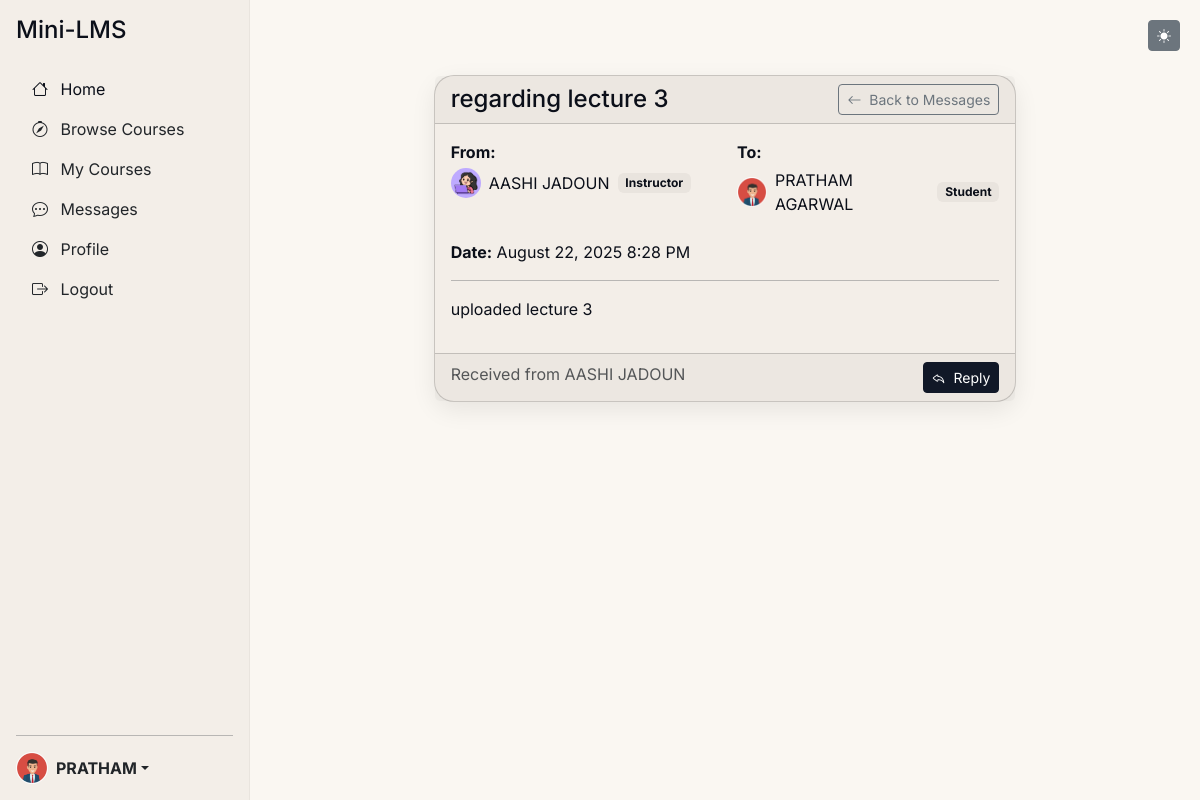
The page /auth/messages/2/ (signed in) on the database its author committed.
### users/models.py (models this page shows, shortened)
class User(AbstractUser):
    ROLE_CHOICES = (
        ('INSTRUCTOR', 'Instructor'),
        ('STUDENT', 'Student'),
    )
    role = models.CharField(max_length=10, choices=ROLE_CHOICES, default='STUDENT')
    profile_photo = models.ImageField(upload_to='profile_photos/', null=True, blank=True)
    bio = models.TextField(max_length=500, blank=True)
    created_at = models.DateTimeField(auto_now_add=True)

class Message(models.Model):
    sender = models.ForeignKey(User, on_delete=models.CASCADE, related_name='sent_messages')
    receiver = models.ForeignKey(User, on_delete=models.CASCADE, related_name='received_messages')
    subject = models.CharField(max_length=200)
    content = models.TextField()
    is_read = models.BooleanField(default=False)
    created_at = models.DateTimeField(auto_now_add=True)
    class Meta:
        ordering = ['-created_at']

### users/views.py (the view)
# urls.py: path('messages/<int:message_id>/', views.message_detail, name='message_detail'),
@login_required
def message_detail(request, message_id):
    message = get_object_or_404(Message, id=message_id)
    if message.sender != request.user and message.receiver != request.user:
        messages.error(request, 'You do not have permission to view this message.')
        return redirect('messages_list')
    if message.receiver == request.user:
        message.is_read = True
        message.save()
    context = {
        'message': message,
    }
    return render(request, 'users/message_detail.html', context)

### templates/users/message_detail.html (shortened to what this page needs)
{% extends 'base.html' %}
{% load static %}
{% block content %}
<div class="container">
    <div class="row">
        <div class="col-md-8 mx-auto">
            <div class="card">
                <div class="card-header">
                    <div class="d-flex justify-content-between align-items-center">
                        <h4 class="mb-0">{{ message.subject }}</h4>
                        <a href="{% url 'messages_list' %}" class="btn btn-outline-secondary btn-sm">
                            <i class="bi bi-arrow-left me-1"></i> Back to Messages
                        </a>
                    </div>
                </div>
                <div class="card-body">
                    <div class="row mb-4">
                        <div class="col-md-6">
                            <strong>From:</strong>
                            <div class="d-flex align-items-center mt-1">
                                {% if message.sender.profile_photo %}
                                    <img src="{{ message.sender.profile_photo.url }}" alt="{{ message.sender.username }}"
                                         class="rounded-circle me-2" style="width: 30px; height: 30px; object-fit: cover;">
                                {% else %}
                                    <img src="https://www.gravatar.com/avatar/?d=mp" alt="{{ message.sender.username }}"
                                         class="rounded-circle me-2" style="width: 30px; height: 30px;">
                                {% endif %}
                                <span>{{ message.sender.get_full_name|default:message.sender.username }}</span>
                                <span class="badge bg-secondary ms-2">{{ message.sender.get_role_display }}</span>
                            </div>
                        </div>
                        <div class="col-md-6">
                            <strong>To:</strong>
                            <div class="d-flex align-items-center mt-1">
                                {% if message.receiver.profile_photo %}
                                    <img src="{{ message.receiver.profile_photo.url }}" alt="{{ message.receiver.username }}"
                                         class="rounded-circle me-2" style="width: 30px; height: 30px; object-fit: cover;">
                                {% else %}
                                    <img src="https://www.gravatar.com/avatar/?d=mp" alt="{{ message.receiver.username }}"
                                         class="rounded-circle me-2" style="width: 30px; height: 30px;">
                                {% endif %}
                                <span>{{ message.receiver.get_full_name|default:message.receiver.username }}</span>
                                <span class="badge bg-secondary ms-2">{{ message.receiver.get_role_display }}</span>
                            </div>
                        </div>
                    </div>
                    <div class="mb-3">
                        <strong>Date:</strong> {{ message.created_at|date:"F j, Y g:i A" }}
                    </div>
                    <hr>
                    <div class="message-content">
                        {{ message.content|linebreaks }}
                    </div>
                </div>
                <div class="card-footer">
                    <div class="d-flex justify-content-between">
                        <div>
                            {% if message.sender == request.user %}
                                <span class="text-muted">Sent to {{ message.receiver.get_full_name|default:message.receiver.username }}</span>
                            {% else %}
                                <span class="text-muted">Received from {{ message.sender.get_full_name|default:message.sender.username }}</span>
                            {% endif %}
                        </div>
                        <div>
                            {% if message.sender != request.user %}
                                <a href="{% url 'send_message' %}?reply_to={{ message.sender.id }}" class="btn btn-primary btn-sm">
                                    <i class="bi bi-reply me-1"></i> Reply
                                </a>
                            {% endif %}
                        </div>
                    </div>
                </div>
            </div>
        </div>
    </div>
</div>
{% endblock %}

### templates/partials/sidebar.html (shortened to what this page needs)
<nav class="sidebar d-flex flex-column p-3 bg-light vh-100 position-fixed" style="width: 250px;">
    <h4 class="mb-4">Mini-LMS</h4>
    <ul class="nav nav-pills flex-column mb-auto">
        <li class="nav-item">
            {% if request.user.is_authenticated %}
                {% if request.user.role == 'STUDENT' %}
                    <a href="{% url 'student_dashboard' %}" class="nav-link {% if request.resolver_match.url_name == 'student_dashboard' %}active{% endif %}" aria-current="page">
                        <i class="bi bi-house me-2"></i> Home
                    </a>
                {% elif request.user.role == 'INSTRUCTOR' %}
                    <a href="{% url 'instructor_dashboard' %}" class="nav-link {% if request.resolver_match.url_name == 'instructor_dashboard' %}active{% endif %}" aria-current="page">
                        <i class="bi bi-house me-2"></i> Home
                    </a>
                {% else %}
                     <a href="{% url 'course-list-public' %}" class="nav-link {% if request.resolver_match.url_name == 'course-list-public' %}active{% endif %}" aria-current="page">
                        <i class="bi bi-house me-2"></i> Home
                    </a>
                {% endif %}
            {% else %}
                <a href="{% url 'course-list-public' %}" class="nav-link {% if request.resolver_match.url_name == 'course-list-public' %}active{% endif %}" aria-current="page">
                    <i class="bi bi-house me-2"></i> Home
                </a>
            {% endif %}
        </li>
        <li>
            <a href="{% url 'course-list-public' %}" class="nav-link link-dark {% if request.resolver_match.url_name == 'course-list-public' %}active{% endif %}">
                <i class="bi bi-compass me-2"></i> Browse Courses
            </a>
        </li>
        {% if request.user.is_authenticated %}
            {% if request.user.role == 'STUDENT' %}
                <li>
                    <a href="{% url 'student_dashboard' %}" class="nav-link link-dark {% if request.resolver_match.url_name == 'student_dashboard' %}active{% endif %}">
                        <i class="bi bi-book me-2"></i> My Courses
                    </a>
                </li>
            {% elif request.user.role == 'INSTRUCTOR' %}
                <li>
                    <a href="{% url 'instructor_dashboard' %}" class="nav-link link-dark {% if request.resolver_match.url_name == 'instructor_dashboard' %}active{% endif %}">
                        <i class="bi bi-easel2 me-2"></i> Manage Courses
                    </a>
                </li>
            {% endif %}
            <li>
                <a href="{% url 'messages_list' %}" class="nav-link link-dark {% if 'messages' in request.resolver_match.url_name %}active{% endif %}">
                    <i class="bi bi-chat-dots me-2"></i> Messages
                </a>
            </li>
            <li>
                <a href="{% url 'profile_view' %}" class="nav-link link-dark {% if 'profile' in request.resolver_match.url_name %}active{% endif %}">
                    <i class="bi bi-person-circle me-2"></i> Profile
                </a>
            </li>
            <li>
                <a href="{% url 'logout' %}" class="nav-link link-dark">
                    <i class="bi bi-box-arrow-right me-2"></i> Logout
                </a>
            </li>
        {% endif %}
    </ul>
    <hr>
    <div class="dropdown">
        <a href="#" class="d-flex align-items-center link-dark text-decoration-none dropdown-toggle" id="dropdownUser2" data-bs-toggle="dropdown" aria-expanded="false">
            {% if request.user.is_authenticated %}
                {% if request.user.profile_photo %}
                    <img src="{{ request.user.profile_photo.url }}" alt="{{ request.user.username }}" width="32" height="32" class="rounded-circle me-2" style="object-fit: cover;">
                {% else %}
                    <img src="https://www.gravatar.com/avatar/?d=mp" alt="{{ request.user.username }}" width="32" height="32" class="rounded-circle me-2">
                {% endif %}
                <strong>{{ request.user.username }}</strong>
            {% else %}
                <img src="https://www.gravatar.com/avatar/?d=mp" alt="Guest" width="32" height="32" class="rounded-circle me-2">
                <strong>Guest</strong>
            {% endif %}
        </a>
    </div>
</nav>

### static/css/style.css (style rules this page uses)
body { background-color: var(--bg); color: var(--text); font-family: var(--font-sans); }
.sidebar { width: 250px; flex-shrink: 0; background-color: var(--surface) !important; border-right: 1px solid var(--chip); color: var(--text); transition: transform 0.3s ease; }
.sidebar .nav-link { color: var(--text); }
.card { border-radius: var(--radius-lg); box-shadow: var(--shadow-soft); background-color: var(--surface); color: var(--text); }
.btn-primary { background-color: var(--primary); border-color: var(--primary); }
.badge.bg-secondary { background-color: var(--chip) !important; color: var(--text) !important; }

### templates/base.html (style rules this page uses)
:root { --font-sans: "Inter", ui-sans-serif, system-ui, -apple-system, "Segoe UI", Roboto, Arial, "Noto Sans", "Apple Color Emoji", "Segoe UI Emoji"; --radius-lg: 20px; --shadow-soft: 0 8px 24px rgba(0,0,0,.08); --bg: #FAF7F2; --surface: #F3EEE8; --text: #0B0F19; --muted: #6B7280; --primary: #111827; --chip: #E9E4DE; --card-pink: #F6D5D8; --card-yellow: #FBE5B2; --card-mint: #D5F2E6; --card-lilac: #E4E2FF; }

### rows shown on the page
User: user.profile_photo (picture), user.username "PRATHAM"
Message: subject "regarding lecture 3", sender.profile_photo (picture), sender.get_full_name "AASHI JADOUN", sender.role "Instructor", receiver.profile_photo (picture), receiver.get_full_name "PRATHAM AGARWAL", receiver.role "Student", created_at "August 22, 2025 8:28 PM", content "uploaded lecture 3"
